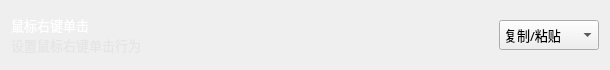
                  <widget class="QWidget" name="verticalWidget_14" native="true">
                   <property name="minimumSize">
                    <size>
                     <width>0</width>
                     <height>70</height>
                    </size>
                   </property>
                   <property name="maximumSize">
                    <size>
                     <width>16777215</width>
                     <height>70</height>
                    </size>
                   </property>
                   <property name="styleSheet">
                    <string notr="true">#verticalWidget_14{
	border: 1px solid rgba(197, 197, 197,50);
	
	background-color: rgba(255, 255, 255, 20);
	border-radius: 5px;
}</string>
                   </property>
                   <layout class="QHBoxLayout" name="horizontalLayout_24">
                    <item>
                     <widget class="QWidget" name="horizontalWidget_23" native="true">
                      <property name="minimumSize">
                       <size>
                        <width>0</width>
                        <height>40</height>
                       </size>
                      </property>
                      <property name="maximumSize">
                       <size>
                        <width>16777215</width>
                        <height>40</height>
                       </size>
                      </property>
                      <layout class="QVBoxLayout" name="verticalLayout_26">
                       <property name="spacing">
                        <number>0</number>
                       </property>
                       <property name="leftMargin">
                        <number>0</number>
                       </property>
                       <property name="topMargin">
                        <number>0</number>
                       </property>
                       <property name="rightMargin">
                        <number>0</number>
                       </property>
                       <property name="bottomMargin">
                        <number>0</number>
                       </property>
                       <item>
                        <widget class="QLabel" name="label_mouseRightClick">
                         <property name="font">
                          <font>
                           <family>OPPOSans B</family>
                           <pointsize>10</pointsize>
                           <stylestrategy>PreferAntialias</stylestrategy>
                          </font>
                         </property>
                         <property name="styleSheet">
                          <string notr="true">color: rgb(255, 255, 255);</string>
                         </property>
                         <property name="text">
                          <string>鼠标右键单击</string>
                         </property>
                        </widget>
                       </item>
                       <item>
                        <widget class="QLabel" name="label_mouseRightClick_tip">
                         <property name="minimumSize">
                          <size>
                           <width>0</width>
                           <height>20</height>
                          </size>
                         </property>
                         <property name="maximumSize">
                          <size>
                           <width>16777215</width>
                           <height>20</height>
                          </size>
                         </property>
                         <property name="font">
                          <font>
                           <family>OPPOSans B</family>
                           <pointsize>10</pointsize>
                           <stylestrategy>PreferAntialias</stylestrategy>
                          </font>
                         </property>
                         <property name="styleSheet">
                          <string notr="true">color: rgba(223, 223, 223, 150);</string>
                         </property>
                         <property name="text">
                          <string>设置鼠标右键单击行为</string>
                         </property>
                        </widget>
                       </item>
                      </layout>
                     </widget>
                    </item>
                    <item>
                     <spacer name="horizontalSpacer_61">
                      <property name="orientation">
                       <enum>Qt::Horizontal</enum>
                      </property>
                      <property name="sizeHint" stdset="0">
                       <size>
                        <width>352</width>
                        <height>20</height>
                       </size>
                      </property>
                     </spacer>
                    </item>
                    <item>
                     <widget class="QComboBox" name="comboBox_mouseRightClick">
                      <property name="minimumSize">
                       <size>
                        <width>100</width>
                        <height>30</height>
                       </size>
                      </property>
                      <property name="maximumSize">
                       <size>
                        <width>100</width>
                        <height>30</height>
                       </size>
                      </property>
                      <property name="font">
                       <font>
                        <family>OPPOSans B</family>
                        <pointsize>10</pointsize>
                        <weight>50</weight>
                        <italic>false</italic>
                        <bold>false</bold>
                        <stylestrategy>PreferAntialias</stylestrategy>
                       </font>
                      </property>
                      <property name="styleSheet">
                       <string notr="true"/>
                      </property>
                      <property name="iconSize">
                       <size>
                        <width>20</width>
                        <height>20</height>
                       </size>
                      </property>
                      <item>
                       <property name="text">
                        <string>复制/粘贴</string>
                       </property>
                      </item>
                      <item>
                       <property name="text">
                        <string>弹出菜单</string>
                       </property>
                      </item>
                      <item>
                       <property name="text">
                        <string>智能选择</string>
                       </property>
                      </item>
                     </widget>
                    </item>
                   </layout>
                  </widget>
